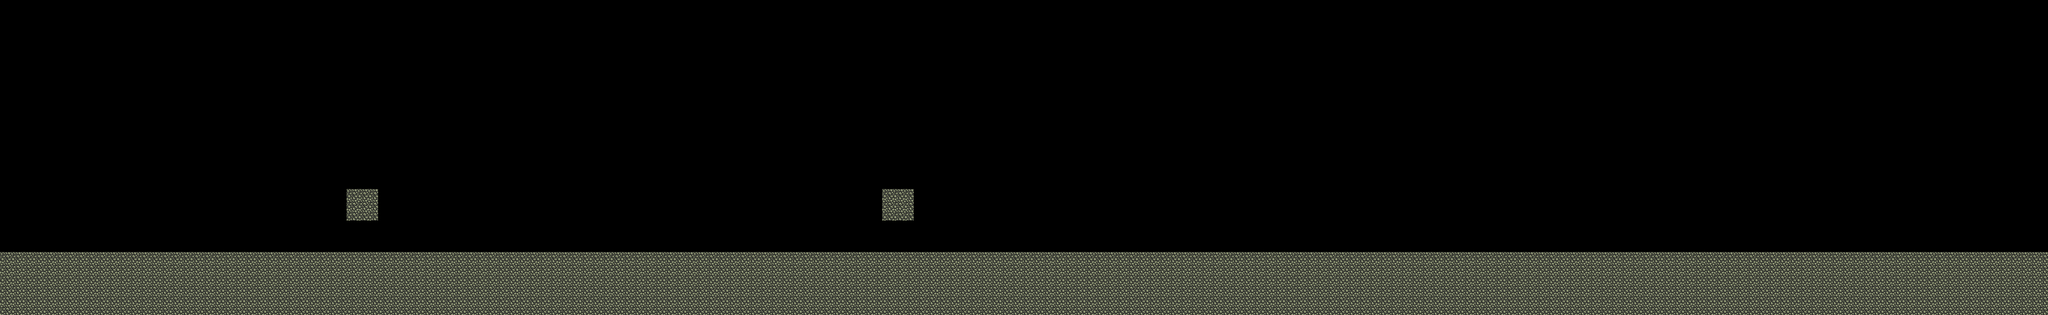

Below is a game level as drawn by its tile map, then a one-line description and the .tmx that defines it (tile-layer data replaced by summaries):
An orthogonal 65x10 tile map with 70x70 px tiles, 3 tile layers (Background, Terrain, Decoration) and 32 objects (PlayerStart, PlayerGoal, CheckPoint).

<map version="1.0" orientation="orthogonal" width="65" height="10" tilewidth="70" tileheight="70">
 <tileset firstgid="1" name="rocks2" tilewidth="70" tileheight="70" spacing="1">
  <image source="rocks2.png" width="497" height="283" />
 </tileset>
 <layer name="Background" width="65" height="10">
  <data>[650 cells, 0 non-empty, 0 distinct tile ids]</data>
 </layer>
 <layer name="Terrain" width="65" height="10">
  <data>[650 cells, 132 non-empty, 1 distinct tile ids]</data>
 </layer>
 <layer name="Decoration" width="65" height="10">
  <data>[650 cells, 0 non-empty, 0 distinct tile ids]</data>
 </layer>
 <objectgroup name="Objects" width="65" height="10">
  <object name="PlayerStart" x="70" y="490" width="70" height="70" />
  <object name="PlayerGoal" x="4200" y="490" width="70" height="70" />
  <object name="CheckPoint" x="2170" y="490" width="70" height="70" />
 </objectgroup>
 <objectgroup name="Physics" width="65" height="10">
  <object x="0" y="560" width="2450" height="140" />
  <object x="0" y="0" height="420" />
  <object x="770" y="420" width="70" height="70" />
  <object x="1960" y="420" width="70" height="70" />
  <object x="2450" y="560" width="700" height="140" />
  <object x="0" y="0" height="700" />
  <object x="0" y="0" height="910" />
  <object x="3150" y="560" width="1050" height="140" />
  <object x="4550" y="-140" width="70" height="910" />
  <object x="4200" y="560" width="350" height="140" />
 </objectgroup>
 <objectgroup name="Wall" width="65" height="10">
  <object x="630" y="490" width="70" height="70" />
  <object x="2100" y="0" width="70" height="70" />
  <object x="630" y="420" width="70" height="70" />
  <object x="630" y="350" width="70" height="70" />
  <object x="630" y="280" width="70" height="70" />
  <object x="630" y="210" width="70" height="70" />
  <object x="630" y="140" width="70" height="70" />
  <object x="630" y="70" width="70" height="70" />
  <object x="630" y="0" width="70" height="70" />
  <object x="2100" y="70" width="70" height="70" />
  <object x="2100" y="140" width="70" height="70" />
  <object x="2100" y="210" width="70" height="70" />
  <object x="2100" y="280" width="70" height="70" />
  <object x="2100" y="350" width="70" height="70" />
  <object x="2100" y="420" width="70" height="70" />
  <object x="2100" y="490" width="70" height="70" />
 </objectgroup>
 <objectgroup name="Wolf" width="65" height="10">
  <object x="1400" y="490" width="70" height="70" />
 </objectgroup>
 <objectgroup name="Granny" width="65" height="10">
  <object x="4270" y="490" width="70" height="70" />
 </objectgroup>
 <objectgroup name="Huntsman" width="65" height="10">
  <object x="770" y="350" width="70" height="70" />
 </objectgroup>
</map>
